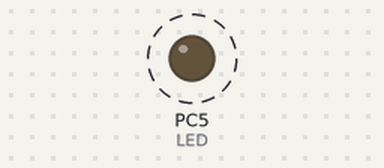
Recording of a program running on a simulated ATmega328P, built with avr-gcc and emulated at 16 MHz. On the bench: output pins drawn as LEDs (lit = HIGH). Dashed ring = blinking.

Above: at 0.5 s.
Timing chart, 0 to 3.4 s (numbered marks = the images above):
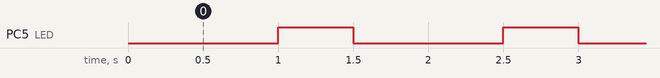

Measured:
- by itself, PC5 (LED): alternates HIGH for 0.50 s and LOW for 1.0 s

The program:

main.c
```c
/*
 * Atmega328P_blink.c
 *
 * Created: 16.6.2019 г. 17:44:45
 * Author : PC
 */

#define F_CPU 16000000UL
#include <avr/io.h>
#include <util/delay.h>


int main(void)
{
	/* Replace with your application code */
    DDRC |= (1 << PINC5);	// set as output
	PORTC |= (1 << PINC5);  // set HIGH, LED ON

	while (1)
    {
		PORTC ^= (1 << PINC5);
		_delay_ms(500);
		if (bit_is_clear(PINC,5)) _delay_ms(500);
    }
}
```
